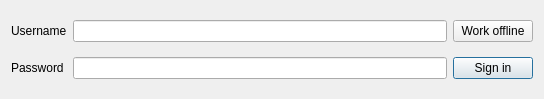
<?xml version="1.0" encoding="UTF-8"?>
<ui version="4.0">
 <class>QvernoteLoginDialogClass</class>
 <widget class="QDialog" name="QvernoteLoginDialogClass">
  <property name="geometry">
   <rect>
    <x>0</x>
    <y>0</y>
    <width>544</width>
    <height>99</height>
   </rect>
  </property>
  <property name="windowTitle">
   <string>Evernote login</string>
  </property>
  <layout class="QGridLayout" name="gridLayout">
   <item row="0" column="0">
    <widget class="QLabel" name="label">
     <property name="text">
      <string>Username</string>
     </property>
    </widget>
   </item>
   <item row="0" column="1">
    <widget class="QLineEdit" name="leUsername"/>
   </item>
   <item row="1" column="0">
    <widget class="QLabel" name="label_2">
     <property name="text">
      <string>Password</string>
     </property>
    </widget>
   </item>
   <item row="1" column="1">
    <widget class="QLineEdit" name="lePassword">
     <property name="echoMode">
      <enum>QLineEdit::PasswordEchoOnEdit</enum>
     </property>
    </widget>
   </item>
   <item row="1" column="2">
    <widget class="QPushButton" name="pbSignin">
     <property name="text">
      <string>Sign in</string>
     </property>
    </widget>
   </item>
   <item row="0" column="2">
    <widget class="QPushButton" name="pbWorkOffline">
     <property name="text">
      <string>Work offline</string>
     </property>
    </widget>
   </item>
  </layout>
 </widget>
 <layoutdefault spacing="6" margin="11"/>
 <resources/>
 <connections/>
</ui>
